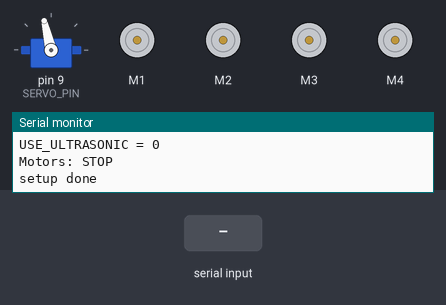
A sketch run on a simulated Arduino Uno, built with avr-gcc and run on an emulated ATmega328P. On the bench: servo, 4 × DC motor (green arrow = forward, orange = backward, longer = faster), the last lines printed to the serial monitor. The inputs (shaded band) are chosen by the test bench.

Above: at 1.2 s.
1.3 s: "f\n" received over the second serial link
At 2.6 s:
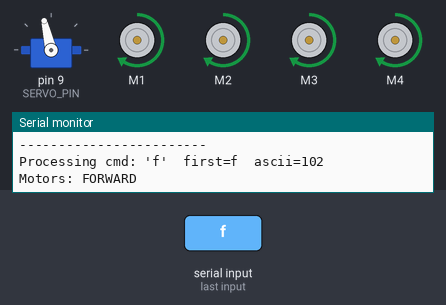
2.9 s: "b\n" received over the second serial link
At 3.6 s:
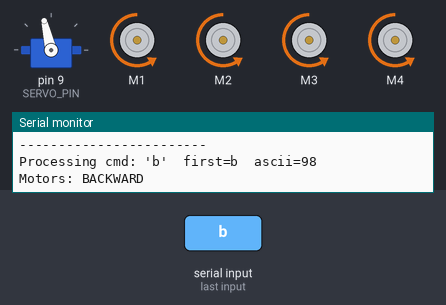
4.5 s: "l\n" received over the second serial link
At 4.82 s:
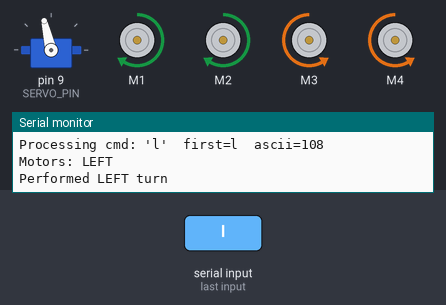
Timing chart, 0 to 7.5 s (numbered marks = the images above; inputs shaded):
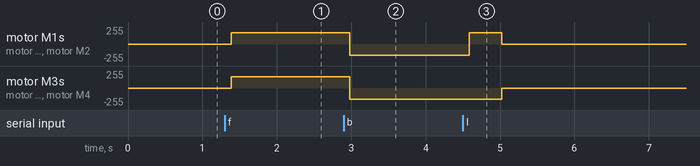

Measured:
- after the input at 1.3 s, motor M1–4: stopped → forward 170/255 after 0.09 s
- after the input at 2.9 s, motor M1–4: forward 170/255 → backward 170/255 after 0.08 s
- after the input at 4.5 s, motor M1, motor M2: backward 170/255 → forward 170/255 after 0.09 s, → stopped 0.44 s later; motor M3, motor M4: backward 170/255 → stopped after 0.52 s

The sketch:

voice_control_robot_code.ino
```cpp
/* Robust bluetooth + voice + obstacle robot
   Toggle ultrasonic usage by changing USE_ULTRASONIC to 0 or 1

   - SoftwareSerial on pins 10(RX),11(TX) for HC-05
   - AFMotor motors M1..M4
   - HC-SR04 ultrasonic (Trig=A1, Echo=A0) if enabled
   - Servo on pin 9 (change if needed)
*/

#include <Servo.h>
#include <AFMotor.h>
#include <SoftwareSerial.h>

#define USE_ULTRASONIC 0    // set 0 = no ultrasonic checks, 1 = enable HC-SR04 safety scan

#define Echo A0
#define Trig A1
#define SERVO_PIN 9

#define SPEED 170
#define SP_POINT 103
#define STOP_DISTANCE_CM 12
#define DANGEROUS_DISTANCE_CM 3
#define TURN_MS 400         // duration for left/right turn

SoftwareSerial BT(10, 11); // RX, TX (HC-05 TX -> Arduino 10, HC-05 RX <- Arduino 11 via level-shifter)

// Motors
AF_DCMotor M1(1);
AF_DCMotor M2(2);
AF_DCMotor M3(3);
AF_DCMotor M4(4);

// Servo
Servo servo;

// BT input buffer
String btBuf = "";
unsigned long lastBtRecv = 0;
const unsigned long BT_IDLE_MS = 80; // process partial buffer after this idle time

void setup() {
  Serial.begin(9600);
  BT.begin(9600);
  Serial.println();
  Serial.println("Boot: Serial & BT at 9600");
  Serial.print("USE_ULTRASONIC = "); Serial.println(USE_ULTRASONIC);

  pinMode(Trig, OUTPUT);
  pinMode(Echo, INPUT);

  servo.attach(SERVO_PIN);
  servo.write(SP_POINT);

  M1.setSpeed(SPEED);
  M2.setSpeed(SPEED);
  M3.setSpeed(SPEED);
  M4.setSpeed(SPEED);

  stopAll();
  Serial.println("setup done");
}

void loop() {
  readBT();

  if (btBuf.length() > 0 && (millis() - lastBtRecv) > BT_IDLE_MS) {
    String raw = btBuf;
    raw.trim();
    if (raw.length() > 0) {
      Serial.print("BT raw: '"); Serial.print(raw); Serial.println("'");
      printBytes(raw);
      processCommand(raw);
    }
    btBuf = "";
  }
}

// ----- read bytes from HC-05 and append to btBuf -----
// process immediately on newline
void readBT() {
  while (BT.available()) {
    char c = (char)BT.read();
    // debug: show received byte
    Serial.print("[recv] ");
    if ((uint8_t)c >= 32 && (uint8_t)c <= 126) Serial.write(c); else Serial.print("(" + String((int)(uint8_t)c) + ")");
    Serial.print("  ("); Serial.print((int)(uint8_t)c); Serial.println(")");
    btBuf += c;
    lastBtRecv = millis();
    if (c == '\n' || c == '\r') {
      String toProc = btBuf;
      toProc.trim();
      if (toProc.length() > 0) {
        Serial.print("Newline: processing -> '"); Serial.print(toProc); Serial.println("'");
        printBytes(toProc);
        processCommand(toProc);
      } else {
        Serial.println("Newline but buffer empty after trim");
      }
      btBuf = "";
    }
  }
}

// ----- process the incoming string into a command -----
void processCommand(String raw) {
  raw.trim();
  if (raw.length() == 0) {
    Serial.println("Empty command (after trim)");
    return;
  }

  char first = raw.charAt(0);
  Serial.print("Processing cmd: '"); Serial.print(raw); Serial.print("'  first=");
  Serial.print(first); Serial.print("  ascii="); Serial.println((int)first);

  String cmd = raw;
  cmd.toLowerCase();

  if (cmd == "f" || cmd == "forward" || cmd == "^") {
    forward();
    BT.println("ACK:FORWARD");
  } else if (cmd == "b" || cmd == "back" || cmd == "backward" || cmd == "-") {
    backward();
    BT.println("ACK:BACK");
  } else if (cmd == "l" || cmd == "left" || cmd == "<") {
    handleLeftCommand();
    BT.println("ACK:LEFT");
  } else if (cmd == "r" || cmd == "right" || cmd == ">") {
    handleRightCommand();
    BT.println("ACK:RIGHT");
  } else if (cmd == "s" || cmd == "stop" || cmd == "*") {
    stopAll();
    BT.println("ACK:STOP");
  } else if (cmd == "auto" || cmd == "a") {
    // simple auto: forward until obstacle, allow BT override
    while (true) {
      int d = ultrasonic();
      if (d > 0 && d <= STOP_DISTANCE_CM) {
        stopAll();
        BT.println("AUTO_STOP");
        break;
      }
      forward();
      delay(50);
      if (BT.available()) {
        btBuf = "";
        Serial.println("BT override: leaving AUTO");
        break;
      }
    }
  } else {
    // try to find keywords inside the string
    if (cmd.indexOf("forward") >= 0) { forward(); BT.println("ACK:FORWARD"); }
    else if (cmd.indexOf("back") >= 0) { backward(); BT.println("ACK:BACK"); }
    else if (cmd.indexOf("left") >= 0) { handleLeftCommand(); BT.println("ACK:LEFT"); }
    else if (cmd.indexOf("right") >= 0) { handleRightCommand(); BT.println("ACK:RIGHT"); }
    else if (cmd.indexOf("stop") >= 0) { stopAll(); BT.println("ACK:STOP"); }
    else {
      Serial.println("Unrecognized command: " + raw);
      BT.print("UNKNOWN:"); BT.println(raw);
    }
  }
}

// ----- Left/Right handlers (with and without ultrasonic) -----
void handleLeftCommand() {
#if USE_ULTRASONIC
  int d = leftsee();        // moves servo and returns distance
  servo.write(SP_POINT);
  Serial.print("Leftscan returned: "); Serial.println(d);
  // Skip turn only if something dangerously close (<= DANGEROUS_DISTANCE_CM)
  if (d > 0 && d <= DANGEROUS_DISTANCE_CM) {
    Serial.println("Object too close on left — not turning");
    stopAll();
    return;
  }
#endif
  left();
  Serial.println("Performed LEFT turn");
  delay(TURN_MS);
  stopAll();
}

void handleRightCommand() {
#if USE_ULTRASONIC
  int d = rightsee();
  servo.write(SP_POINT);
  Serial.print("Rightscan returned: "); Serial.println(d);
  if (d > 0 && d <= DANGEROUS_DISTANCE_CM) {
    Serial.println("Object too close on right — not turning");
    stopAll();
    return;
  }
#endif
  right();
  Serial.println("Performed RIGHT turn");
  delay(TURN_MS);
  stopAll();
}

// ----- helpers -----
int ultrasonic() {
#if USE_ULTRASONIC
  digitalWrite(Trig, LOW);
  delayMicroseconds(4);
  digitalWrite(Trig, HIGH);
  delayMicroseconds(10);
  digitalWrite(Trig, LOW);
  long t = pulseIn(Echo, HIGH, 30000); // timeout 30ms
  if (t == 0) return -1;
  long cm = t / 29 / 2;
  return (int)cm;
#else
  return -1; // ultrasonic not used
#endif
}

void forward() {
  M1.run(FORWARD); M2.run(FORWARD); M3.run(FORWARD); M4.run(FORWARD);
  Serial.println("Motors: FORWARD");
}
void backward() {
  M1.run(BACKWARD); M2.run(BACKWARD); M3.run(BACKWARD); M4.run(BACKWARD);
  Serial.println("Motors: BACKWARD");
}
void right() {
  M1.run(BACKWARD); M2.run(BACKWARD); M3.run(FORWARD); M4.run(FORWARD);
  Serial.println("Motors: RIGHT");
}
void left() {
  M1.run(FORWARD); M2.run(FORWARD); M3.run(BACKWARD); M4.run(BACKWARD);
  Serial.println("Motors: LEFT");
}
void stopAll() {
  M1.run(RELEASE); M2.run(RELEASE); M3.run(RELEASE); M4.run(RELEASE);
  Serial.println("Motors: STOP");
}

int rightsee() {
#if USE_ULTRASONIC
  servo.write(20);
  delay(400); // give servo time to move
  int d = ultrasonic();
  Serial.print("Right scan: "); Serial.println(d);
  return d;
#else
  return -1;
#endif
}

int leftsee() {
#if USE_ULTRASONIC
  servo.write(180);
  delay(400); // give servo time to move
  int d = ultrasonic();
  Serial.print("Left scan: "); Serial.println(d);
  return d;
#else
  return -1;
#endif
}

void printBytes(String s) {
  Serial.print("Bytes: ");
  for (unsigned int i = 0; i < s.length(); ++i) {
    byte b = s.charAt(i);
    Serial.print((int)b);
    Serial.print("(");
    if (b < 16) Serial.print("0");
    Serial.print(String(b, HEX));
    Serial.print(") ");
  }
  Serial.println();
  Serial.println("------------------------");
}
```
